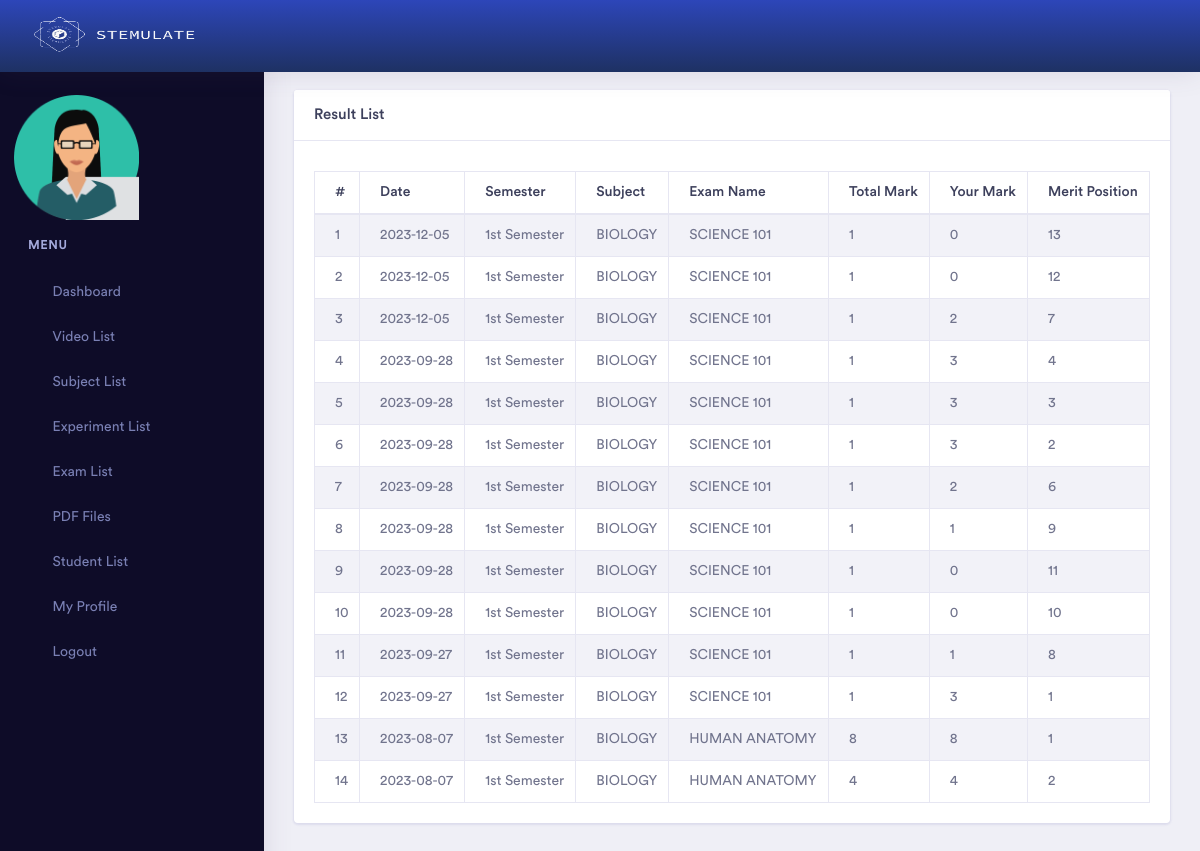
Before: /admin/exam_result.php (signed in) with the older database file.
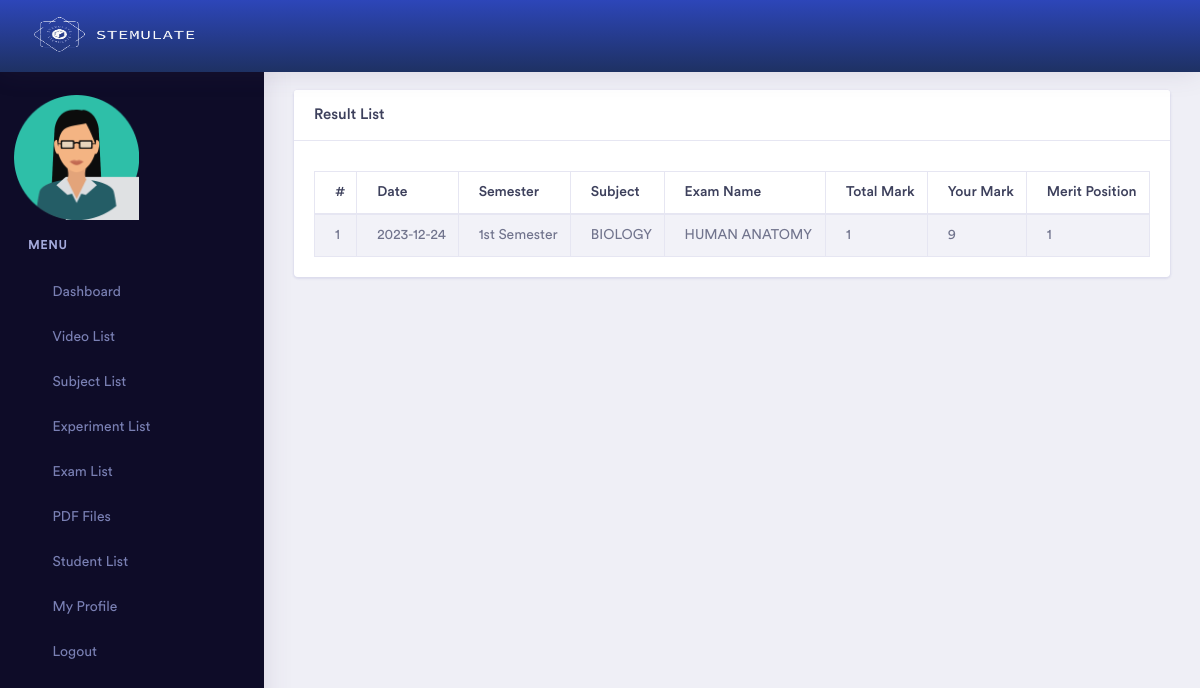
After: the same page with the newer database file.
### tables this page shows
CREATE TABLE `result_summery` (
  `id` int(11) NOT NULL,
  `student_id` int(11) NOT NULL,
  `exam_id` int(11) NOT NULL,
  `total_mark` varchar(10) NOT NULL,
  `your_mark` varchar(10) NOT NULL,
  `sts` int(11) NOT NULL,
  `unique_code` varchar(255) NOT NULL,
  `created_at` date NOT NULL DEFAULT current_timestamp(),
  `semester_id` int(11) NOT NULL,
  `subject_id` int(11) NOT NULL
);

CREATE TABLE `semester` (
  `id` int(11) NOT NULL,
  `name` varchar(255) NOT NULL,
  `status` int(11) NOT NULL,
  `admin_id` int(11) NOT NULL,
  `startDate` date DEFAULT NULL,
  `endDate` date DEFAULT NULL
);

CREATE TABLE `subject` (
  `id` int(11) NOT NULL,
  `semester_id` int(11) NOT NULL,
  `name` varchar(255) NOT NULL,
  `status` int(11) NOT NULL,
  `admin_id` int(11) NOT NULL,
  `startDate` date DEFAULT NULL,
  `endDate` date DEFAULT NULL
);

CREATE TABLE `exam` (
  `id` int(11) NOT NULL,
  `semester_id` int(11) NOT NULL,
  `subject_id` int(11) NOT NULL,
  `name` varchar(255) NOT NULL,
  `status` int(11) NOT NULL,
  `admin_id` int(11) NOT NULL,
  `duration` int(11) DEFAULT NULL,
  `question_mark` int(11) DEFAULT NULL,
  `total_mark` int(11) DEFAULT NULL,
  `total_question` int(11) NOT NULL,
  `startDate` date DEFAULT NULL,
  `endDate` date DEFAULT NULL
);

### admin/exam_result.php (the view, shortened to what the changed rows need)
<?php
    if ($_SESSION['p'] != "") {
?>
<!doctype html>
<html lang="en">
<head>
    <?php include 'head.php'; ?>
</head>
<body>
    <div class="dashboard-main-wrapper">
        <div class="dashboard-wrapper">
            <div class="container-fluid  dashboard-content">
                <div class="row">
                    <div class="col-xl-12 col-lg-12 col-md-12 col-sm-12 col-12">
                        <div class="card">
                            <div class="card-body">
                                <div class="table-responsive">
                                    <table class="table table-striped table-bordered">
                                        <thead>
                                            <tr>
                                                <th>#</th>
                                                <th>Date</th>
                                                <th>Semester</th>
                                                <th>Subject</th>
                                                <th>Exam Name</th>
                                                <th>Total Mark</th>
                                                <th>Your Mark</th>
                                                <th>Merit Position</th>
                                            </tr>
                                        </thead>
                                        <tbody>
                                            <?php
                                                $sl = 0;
                                                include 'db.php';
                                                $query = mysqli_query($link, "select * from result_summery where student_id = '$_SESSION[id]' and sts = '1' order by id desc ");
                                                while($data = mysqli_fetch_array($query)) {
                                            ?>
                                            <tr>
                                                <td><?php echo ++$sl; ?></td>
                                                <td><?php echo $data['created_at']; ?></td>
                                                <td>
                                                    <?php
                                                        $query2 = mysqli_query($link, "select * from semester where id = '$data[semester_id]'");
                                                        while($data2 = mysqli_fetch_array($query2)) {
                                                            echo $data2['name'];
                                                        }
                                                    ?>
                                                </td>
                                                <td>
                                                    <?php
                                                        $query2 = mysqli_query($link, "select * from subject where id = '$data[subject_id]'");
                                                            while($data2 = mysqli_fetch_array($query2)) {
                                                            echo $data2['name'];
                                                        }
                                                    ?>
                                                </td>
                                                <td>
                                                    <?php
                                                        $query2 = mysqli_query($link, "select * from exam where id = '$data[exam_id]'");
                                                        while($data2 = mysqli_fetch_array($query2)) {
                                                            echo $data2['name'];
                                                        }
                                                    ?>
                                                </td>
                                                <td><?php echo $data['total_mark']; ?></td>
                                                <td><?php echo $data['your_mark']; ?></td>
                                                <td>
                                                    <?php
                                                        $mp = 1;
                                                        $query3 = mysqli_query($link, "select * from result_summery where exam_id = '$data[exam_id]' and sts = '1' order by your_mark desc ");
                                                        while($data3 = mysqli_fetch_array($query3)) {
                                                            $position = $mp++;
                                                            if ($data['unique_code']==$data3['unique_code']){
                                                                $my_position = $position;
                                                            }
                                                        }
                                                        echo $my_position;
                                                    ?>
                                                </td>
                                            </tr>
                                            <?php } ?>
                                        </tbody>
                                    </table>
                                </div>
                            </div>
                        </div>
                    </div>
                </div>
            </div>
        </div>
    </div>
</body>
</html>
<?php
} else {
    echo "<script>";
    echo "self.location='index.php?msg=<font color=red>Please Login First.</font>';";
    echo "</script>";
}
?>

Changed rows visible on the page:
removed result_summery: created_at "2023-12-05", total_mark "1", your_mark "0", my_position "13", semester (name "1st Semester"), subject (name "BIOLOGY")
no longer on this page (row edited): exam: name "SCIENCE 101"
removed result_summery: created_at "2023-12-05", total_mark "1", your_mark "0", my_position "12", semester (name "1st Semester"), subject (name "BIOLOGY")
removed result_summery: created_at "2023-12-05", total_mark "1", your_mark "2", my_position "7", semester (name "1st Semester"), subject (name "BIOLOGY")
removed result_summery: created_at "2023-09-28", total_mark "1", your_mark "3", my_position "4", semester (name "1st Semester"), subject (name "BIOLOGY")
removed result_summery: created_at "2023-09-28", total_mark "1", your_mark "3", my_position "3", semester (name "1st Semester"), subject (name "BIOLOGY")
removed result_summery: created_at "2023-09-28", total_mark "1", your_mark "3", my_position "2", semester (name "1st Semester"), subject (name "BIOLOGY")
removed result_summery: created_at "2023-09-28", total_mark "1", your_mark "2", my_position "6", semester (name "1st Semester"), subject (name "BIOLOGY")
removed result_summery: created_at "2023-09-28", total_mark "1", your_mark "1", my_position "9", semester (name "1st Semester"), subject (name "BIOLOGY")
removed result_summery: created_at "2023-09-28", total_mark "1", your_mark "0", my_position "11", semester (name "1st Semester"), subject (name "BIOLOGY")
removed result_summery: created_at "2023-09-28", total_mark "1", your_mark "0", my_position "10", semester (name "1st Semester"), subject (name "BIOLOGY")
removed result_summery: created_at "2023-09-27", total_mark "1", your_mark "1", my_position "8", semester (name "1st Semester"), subject (name "BIOLOGY")
removed result_summery: created_at "2023-09-27", total_mark "1", your_mark "3", my_position "1", semester (name "1st Semester"), subject (name "BIOLOGY")
removed result_summery: created_at "2023-08-07", total_mark "8", your_mark "8", my_position "1", semester (name "1st Semester"), subject (name "BIOLOGY"), exam (name "HUMAN ANATOMY")
removed result_summery: created_at "2023-08-07", total_mark "4", your_mark "4", my_position "2", semester (name "1st Semester"), subject (name "BIOLOGY"), exam (name "HUMAN ANATOMY")
added result_summery: created_at "2023-12-24", total_mark "1", your_mark "9", my_position "1", semester (name "1st Semester"), subject (name "BIOLOGY"), exam (name "HUMAN ANATOMY")
